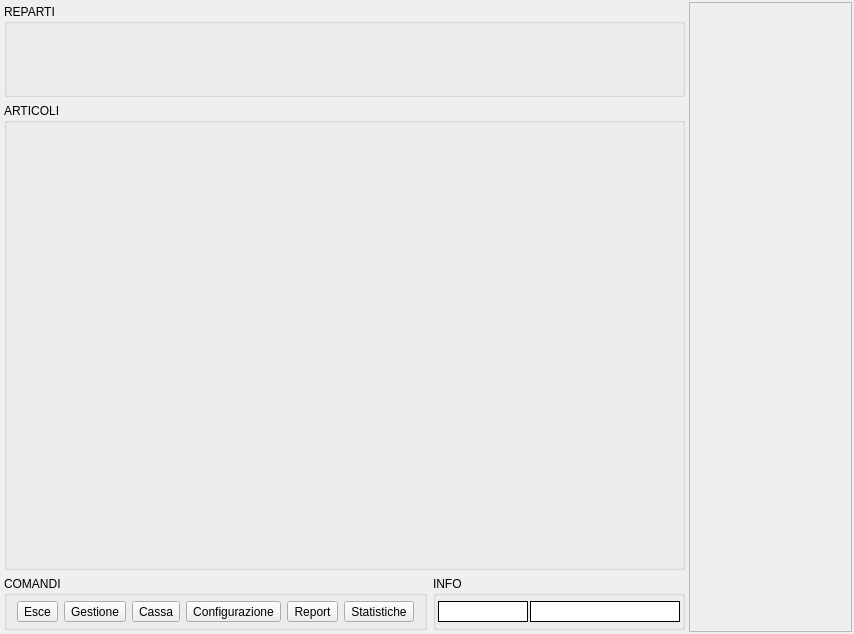
<?xml version="1.0" encoding="UTF-8"?>
<ui version="4.0">
 <class>MainWindow</class>
 <widget class="QMainWindow" name="MainWindow">
  <property name="windowModality">
   <enum>Qt::NonModal</enum>
  </property>
  <property name="geometry">
   <rect>
    <x>0</x>
    <y>0</y>
    <width>854</width>
    <height>634</height>
   </rect>
  </property>
  <property name="windowTitle">
   <string>GESTIONE CASSA</string>
  </property>
  <property name="windowIcon">
   <iconset resource="risorse.qrc">
    <normaloff>:/GestCassa/cash_register.ico</normaloff>:/GestCassa/cash_register.ico</iconset>
  </property>
  <property name="styleSheet">
   <string notr="true"/>
  </property>
  <widget class="QWidget" name="centralWidget">
   <property name="sizePolicy">
    <sizepolicy hsizetype="Fixed" vsizetype="Fixed">
     <horstretch>0</horstretch>
     <verstretch>0</verstretch>
    </sizepolicy>
   </property>
   <layout class="QHBoxLayout" name="horizontalLayout_2" stretch="3,1">
    <property name="spacing">
     <number>2</number>
    </property>
    <property name="margin">
     <number>2</number>
    </property>
    <item>
     <widget class="QFrame" name="workAreaFrame">
      <property name="frameShape">
       <enum>QFrame::NoFrame</enum>
      </property>
      <property name="frameShadow">
       <enum>QFrame::Raised</enum>
      </property>
      <layout class="QVBoxLayout" name="verticalLayout">
       <property name="margin">
        <number>2</number>
       </property>
       <item>
        <widget class="QGroupBox" name="repartiBox">
         <property name="sizePolicy">
          <sizepolicy hsizetype="Preferred" vsizetype="Preferred">
           <horstretch>0</horstretch>
           <verstretch>1</verstretch>
          </sizepolicy>
         </property>
         <property name="minimumSize">
          <size>
           <width>0</width>
           <height>50</height>
          </size>
         </property>
         <property name="maximumSize">
          <size>
           <width>16777215</width>
           <height>100</height>
          </size>
         </property>
         <property name="title">
          <string>REPARTI</string>
         </property>
        </widget>
       </item>
       <item>
        <widget class="QGroupBox" name="articoliBox">
         <property name="sizePolicy">
          <sizepolicy hsizetype="Preferred" vsizetype="Preferred">
           <horstretch>0</horstretch>
           <verstretch>5</verstretch>
          </sizepolicy>
         </property>
         <property name="styleSheet">
          <string notr="true"/>
         </property>
         <property name="title">
          <string>ARTICOLI</string>
         </property>
         <layout class="QHBoxLayout" name="horizontalLayout_3">
          <property name="spacing">
           <number>2</number>
          </property>
          <property name="leftMargin">
           <number>0</number>
          </property>
          <property name="topMargin">
           <number>5</number>
          </property>
          <property name="rightMargin">
           <number>0</number>
          </property>
          <property name="bottomMargin">
           <number>5</number>
          </property>
          <item>
           <widget class="QStackedWidget" name="articoliStackedWidget">
            <property name="sizePolicy">
             <sizepolicy hsizetype="Preferred" vsizetype="Preferred">
              <horstretch>0</horstretch>
              <verstretch>4</verstretch>
             </sizepolicy>
            </property>
            <property name="frameShape">
             <enum>QFrame::NoFrame</enum>
            </property>
            <property name="frameShadow">
             <enum>QFrame::Raised</enum>
            </property>
           </widget>
          </item>
         </layout>
        </widget>
       </item>
       <item>
        <layout class="QHBoxLayout" name="horizontalLayout_5" stretch="3,1">
         <item>
          <widget class="QGroupBox" name="comandiBox">
           <property name="sizePolicy">
            <sizepolicy hsizetype="Preferred" vsizetype="Preferred">
             <horstretch>0</horstretch>
             <verstretch>1</verstretch>
            </sizepolicy>
           </property>
           <property name="maximumSize">
            <size>
             <width>16777215</width>
             <height>100</height>
            </size>
           </property>
           <property name="title">
            <string>COMANDI</string>
           </property>
           <layout class="QHBoxLayout" name="horizontalLayout">
            <property name="leftMargin">
             <number>10</number>
            </property>
            <property name="topMargin">
             <number>5</number>
            </property>
            <property name="rightMargin">
             <number>10</number>
            </property>
            <property name="bottomMargin">
             <number>5</number>
            </property>
            <item>
             <widget class="QToolButton" name="closeBtn">
              <property name="sizePolicy">
               <sizepolicy hsizetype="Expanding" vsizetype="Expanding">
                <horstretch>0</horstretch>
                <verstretch>0</verstretch>
               </sizepolicy>
              </property>
              <property name="maximumSize">
               <size>
                <width>100</width>
                <height>100</height>
               </size>
              </property>
              <property name="text">
               <string>Esce</string>
              </property>
              <property name="icon">
               <iconset resource="risorse.qrc">
                <normaloff>:/GestCassa/spegne</normaloff>:/GestCassa/spegne</iconset>
              </property>
              <property name="iconSize">
               <size>
                <width>48</width>
                <height>48</height>
               </size>
              </property>
              <property name="autoExclusive">
               <bool>false</bool>
              </property>
              <property name="toolButtonStyle">
               <enum>Qt::ToolButtonTextUnderIcon</enum>
              </property>
             </widget>
            </item>
            <item>
             <spacer name="horizontalSpacer">
              <property name="orientation">
               <enum>Qt::Horizontal</enum>
              </property>
              <property name="sizeHint" stdset="0">
               <size>
                <width>40</width>
                <height>20</height>
               </size>
              </property>
             </spacer>
            </item>
            <item>
             <widget class="QToolButton" name="gestioneBtn">
              <property name="enabled">
               <bool>true</bool>
              </property>
              <property name="sizePolicy">
               <sizepolicy hsizetype="Expanding" vsizetype="Expanding">
                <horstretch>0</horstretch>
                <verstretch>0</verstretch>
               </sizepolicy>
              </property>
              <property name="maximumSize">
               <size>
                <width>100</width>
                <height>100</height>
               </size>
              </property>
              <property name="text">
               <string>Gestione</string>
              </property>
              <property name="icon">
               <iconset resource="risorse.qrc">
                <normaloff>:/GestCassa/gestione</normaloff>:/GestCassa/gestione</iconset>
              </property>
              <property name="iconSize">
               <size>
                <width>48</width>
                <height>48</height>
               </size>
              </property>
              <property name="toolButtonStyle">
               <enum>Qt::ToolButtonTextUnderIcon</enum>
              </property>
             </widget>
            </item>
            <item>
             <widget class="QToolButton" name="cassaBtn">
              <property name="enabled">
               <bool>true</bool>
              </property>
              <property name="sizePolicy">
               <sizepolicy hsizetype="Expanding" vsizetype="Expanding">
                <horstretch>0</horstretch>
                <verstretch>0</verstretch>
               </sizepolicy>
              </property>
              <property name="maximumSize">
               <size>
                <width>100</width>
                <height>100</height>
               </size>
              </property>
              <property name="text">
               <string>Cassa</string>
              </property>
              <property name="icon">
               <iconset resource="risorse.qrc">
                <normaloff>:/GestCassa/cassa</normaloff>:/GestCassa/cassa</iconset>
              </property>
              <property name="iconSize">
               <size>
                <width>48</width>
                <height>48</height>
               </size>
              </property>
              <property name="toolButtonStyle">
               <enum>Qt::ToolButtonTextUnderIcon</enum>
              </property>
             </widget>
            </item>
            <item>
             <widget class="QToolButton" name="configurazioneBtn">
              <property name="sizePolicy">
               <sizepolicy hsizetype="Expanding" vsizetype="Expanding">
                <horstretch>0</horstretch>
                <verstretch>0</verstretch>
               </sizepolicy>
              </property>
              <property name="maximumSize">
               <size>
                <width>100</width>
                <height>100</height>
               </size>
              </property>
              <property name="text">
               <string>Configurazione</string>
              </property>
              <property name="icon">
               <iconset resource="risorse.qrc">
                <normaloff>:/GestCassa/configurazione</normaloff>:/GestCassa/configurazione</iconset>
              </property>
              <property name="iconSize">
               <size>
                <width>48</width>
                <height>48</height>
               </size>
              </property>
              <property name="autoExclusive">
               <bool>false</bool>
              </property>
              <property name="toolButtonStyle">
               <enum>Qt::ToolButtonTextUnderIcon</enum>
              </property>
             </widget>
            </item>
            <item>
             <widget class="QToolButton" name="reportBtn">
              <property name="sizePolicy">
               <sizepolicy hsizetype="Expanding" vsizetype="Expanding">
                <horstretch>0</horstretch>
                <verstretch>0</verstretch>
               </sizepolicy>
              </property>
              <property name="maximumSize">
               <size>
                <width>100</width>
                <height>100</height>
               </size>
              </property>
              <property name="text">
               <string>Report</string>
              </property>
              <property name="icon">
               <iconset resource="risorse.qrc">
                <normaloff>:/GestCassa/report 2</normaloff>:/GestCassa/report 2</iconset>
              </property>
              <property name="iconSize">
               <size>
                <width>48</width>
                <height>48</height>
               </size>
              </property>
              <property name="autoExclusive">
               <bool>false</bool>
              </property>
              <property name="toolButtonStyle">
               <enum>Qt::ToolButtonTextUnderIcon</enum>
              </property>
             </widget>
            </item>
            <item>
             <widget class="QToolButton" name="statsBtn">
              <property name="sizePolicy">
               <sizepolicy hsizetype="Expanding" vsizetype="Expanding">
                <horstretch>0</horstretch>
                <verstretch>0</verstretch>
               </sizepolicy>
              </property>
              <property name="maximumSize">
               <size>
                <width>100</width>
                <height>100</height>
               </size>
              </property>
              <property name="text">
               <string>Statistiche</string>
              </property>
              <property name="icon">
               <iconset resource="risorse.qrc">
                <normaloff>:/GestCassa/stats</normaloff>:/GestCassa/stats</iconset>
              </property>
              <property name="iconSize">
               <size>
                <width>48</width>
                <height>48</height>
               </size>
              </property>
              <property name="autoExclusive">
               <bool>false</bool>
              </property>
              <property name="toolButtonStyle">
               <enum>Qt::ToolButtonTextUnderIcon</enum>
              </property>
             </widget>
            </item>
           </layout>
          </widget>
         </item>
         <item>
          <widget class="QGroupBox" name="infoBox">
           <property name="sizePolicy">
            <sizepolicy hsizetype="Preferred" vsizetype="Preferred">
             <horstretch>0</horstretch>
             <verstretch>0</verstretch>
            </sizepolicy>
           </property>
           <property name="title">
            <string>INFO</string>
           </property>
           <layout class="QHBoxLayout" name="horizontalLayout_4">
            <property name="spacing">
             <number>2</number>
            </property>
            <property name="leftMargin">
             <number>2</number>
            </property>
            <property name="topMargin">
             <number>5</number>
            </property>
            <property name="rightMargin">
             <number>2</number>
            </property>
            <property name="bottomMargin">
             <number>5</number>
            </property>
            <item>
             <widget class="QFrame" name="clockFrame">
              <property name="sizePolicy">
               <sizepolicy hsizetype="Preferred" vsizetype="Expanding">
                <horstretch>0</horstretch>
                <verstretch>0</verstretch>
               </sizepolicy>
              </property>
              <property name="minimumSize">
               <size>
                <width>90</width>
                <height>0</height>
               </size>
              </property>
              <property name="maximumSize">
               <size>
                <width>500</width>
                <height>16777215</height>
               </size>
              </property>
              <property name="styleSheet">
               <string notr="true">background-color: rgb(255, 255, 255);</string>
              </property>
              <property name="frameShape">
               <enum>QFrame::Box</enum>
              </property>
             </widget>
            </item>
            <item>
             <widget class="QFrame" name="infoFrame">
              <property name="enabled">
               <bool>true</bool>
              </property>
              <property name="sizePolicy">
               <sizepolicy hsizetype="Preferred" vsizetype="Expanding">
                <horstretch>0</horstretch>
                <verstretch>0</verstretch>
               </sizepolicy>
              </property>
              <property name="minimumSize">
               <size>
                <width>150</width>
                <height>0</height>
               </size>
              </property>
              <property name="maximumSize">
               <size>
                <width>150</width>
                <height>71</height>
               </size>
              </property>
              <property name="styleSheet">
               <string notr="true">background-color: rgb(255, 255, 255);</string>
              </property>
              <property name="frameShape">
               <enum>QFrame::Box</enum>
              </property>
              <property name="lineWidth">
               <number>1</number>
              </property>
             </widget>
            </item>
           </layout>
          </widget>
         </item>
        </layout>
       </item>
      </layout>
     </widget>
    </item>
    <item>
     <widget class="QStackedWidget" name="latoStackedWidget">
      <property name="frameShape">
       <enum>QFrame::StyledPanel</enum>
      </property>
      <property name="frameShadow">
       <enum>QFrame::Plain</enum>
      </property>
     </widget>
    </item>
   </layout>
  </widget>
 </widget>
 <layoutdefault spacing="6" margin="11"/>
 <resources>
  <include location="risorse.qrc"/>
 </resources>
 <connections/>
</ui>
